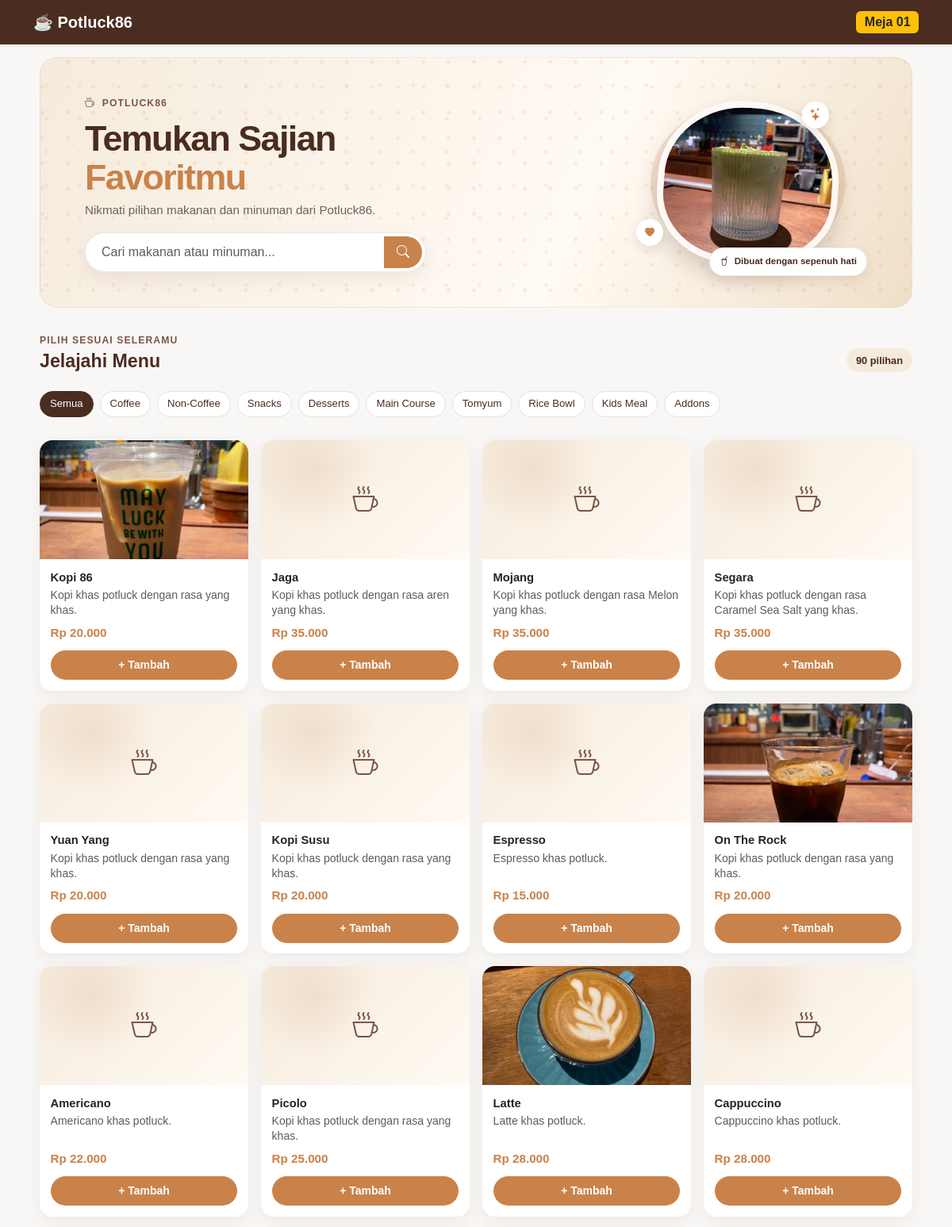
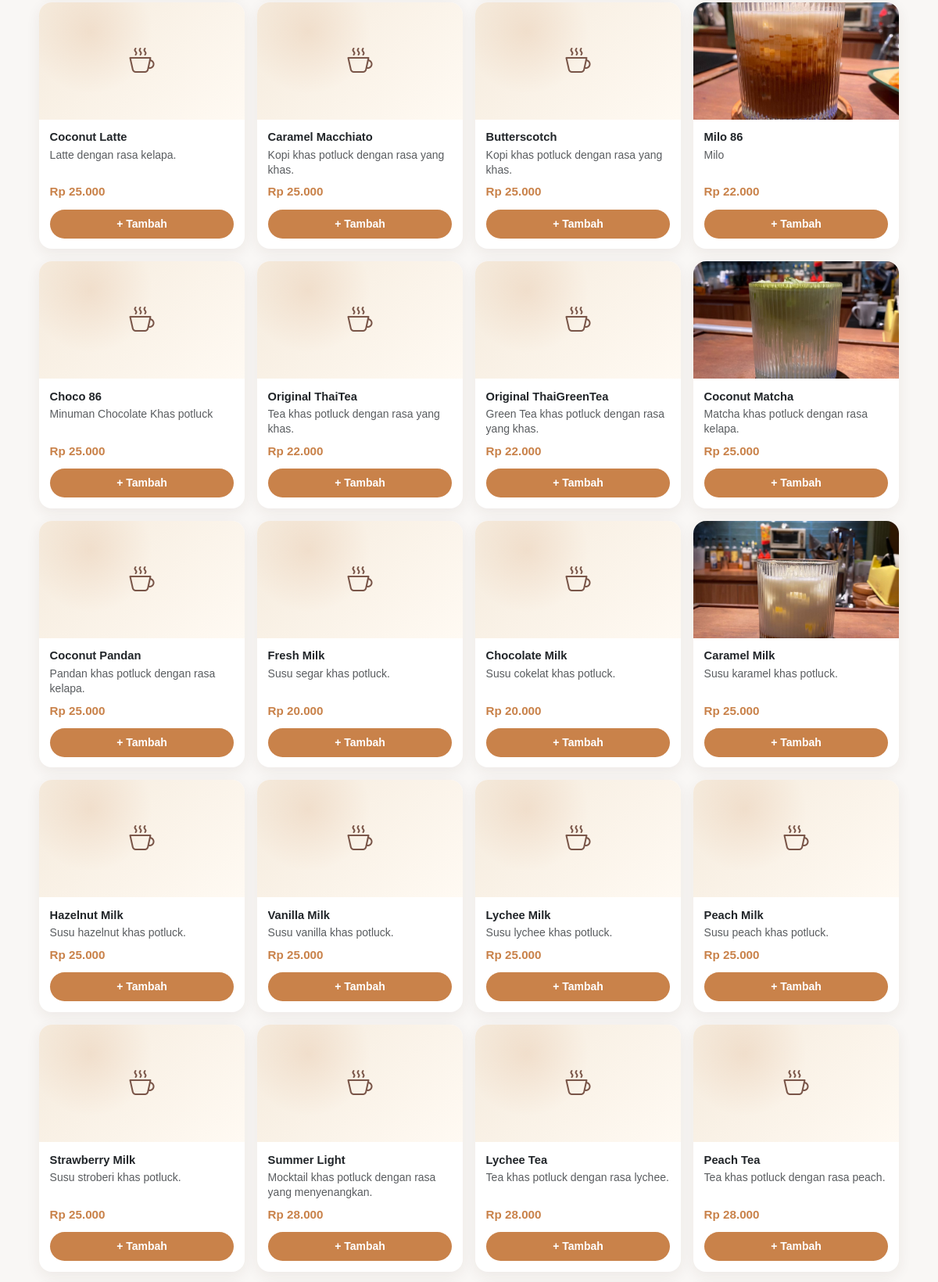
/pages/menu.php (upper part), run on the app's committed database (2 pictures, top to bottom).
### tables this page shows
CREATE TABLE `kategori` (
  `id` INT AUTO_INCREMENT PRIMARY KEY,
  `nama_kategori` VARCHAR(50) NOT NULL
);

CREATE TABLE `menu` (
  `id` INT AUTO_INCREMENT PRIMARY KEY,
  `kategori_id` INT NOT NULL,
  `nama_menu` VARCHAR(100) NOT NULL,
  `deskripsi` TEXT,
  `harga` DECIMAL(10,2) NOT NULL,
  `foto` VARCHAR(255) DEFAULT 'default.jpg',
  `stok` INT DEFAULT 50,
  `status` ENUM('tersedia', 'tidak tersedia') DEFAULT 'tersedia',
  `created_at` TIMESTAMP DEFAULT CURRENT_TIMESTAMP,
  FOREIGN KEY (`kategori_id`) REFERENCES `kategori`(`id`) ON DELETE CASCADE
);

### config/order_status.php (called while the page is built, shortened)
<?php
function get_order_status(PDO $pdo): string
{
    $status = $pdo->query("SELECT status FROM pengaturan_pesanan WHERE id = 1")->fetchColumn();
    return $status;
}
?>

### pages/menu.php (the view, shortened to what this page needs)
<?php
require_once '../config/database.php';
require_once '../config/order_status.php';
$no_meja = $_GET['meja'] ?? ($_SESSION['meja'] ?? '01');
$pesanan_buka = get_order_status($pdo) === 'buka';
$stmt_kat = $pdo->query("SELECT * FROM kategori");
$kategori = $stmt_kat->fetchAll();
$kat_id = $_GET['kategori'] ?? 'all';
$search = $_GET['search'] ?? '';
$sql = "SELECT m.*, k.nama_kategori FROM menu m JOIN kategori k ON m.kategori_id = k.id";
$params = [];
$stmt_menu = $pdo->prepare($sql);
$stmt_menu->execute($params);
$menus = $stmt_menu->fetchAll();
$menu_image_directory = __DIR__ . '/../assets/img';
$available_menu_images = [];
foreach (glob($menu_image_directory . '/*') ?: [] as $image_path) {
    if (is_file($image_path)) {
        $available_menu_images[strtolower(basename($image_path))] = basename($image_path);
    }
}
?>
<!DOCTYPE html>
<html lang="id">
<head>
    <link href="https://cdn.jsdelivr.net/npm/bootstrap@5.3.0/dist/css/bootstrap.min.css" rel="stylesheet">
    <link rel="stylesheet" href="https://cdn.jsdelivr.net/npm/bootstrap-icons@1.10.0/font/bootstrap-icons.css">
    <link rel="stylesheet" href="../assets/css/style.css">
</head>
<body class="pb-5 menu-page">
<nav class="navbar bg-primary-brown sticky-top shadow-sm">
    <div class="container d-flex justify-content-between align-items-center">
        <a class="navbar-brand text-white fw-bold" href="#">☕ Potluck86</a>
        <span class="badge bg-warning text-dark fs-6">Meja <?php echo htmlspecialchars($no_meja); ?></span>
    </div>
</nav>
<main class="container menu-content">
    <section class="menu-hero" aria-labelledby="menu-hero-title">
        <div class="menu-hero-copy">
            <span class="menu-hero-eyebrow"><i class="bi bi-cup-hot me-1" aria-hidden="true"></i> Potluck86</span>
            <h1 id="menu-hero-title">Temukan Sajian<br><span>Favoritmu</span></h1>
            <p>Nikmati pilihan makanan dan minuman dari Potluck86.</p>
            <form action="" method="GET" class="menu-search">
                <div class="input-group">
                    <input type="search" name="search" class="form-control" placeholder="Cari makanan atau minuman..." value="<?php echo htmlspecialchars($search); ?>" aria-label="Cari menu">
                    <button class="btn btn-potluck" type="submit" aria-label="Cari"><i class="bi bi-search"></i></button>
                </div>
            </form>
        </div>
        <div class="menu-hero-art" aria-hidden="true">
            <span class="menu-hero-spark menu-hero-spark-one"><i class="bi bi-stars"></i></span>
            <span class="menu-hero-spark menu-hero-spark-two"><i class="bi bi-heart-fill"></i></span>
            <img src="../assets/img/coconutmatcha.jpg" alt="">
            <span class="menu-hero-caption"><i class="bi bi-cup-straw me-1"></i> Dibuat dengan sepenuh hati</span>
        </div>
    </section>
    <section class="menu-listing" aria-labelledby="menu-listing-title">
        <div class="menu-section-heading">
            <div>
                <span class="menu-section-kicker">Pilih sesuai seleramu</span>
                <h2 id="menu-listing-title">Jelajahi Menu</h2>
            </div>
            <span class="menu-result-count" aria-live="polite"><?php echo count($menus); ?> pilihan</span>
        </div>
        <div class="menu-controls">
            <nav class="menu-categories" aria-label="Filter kategori menu">
                <a href="menu.php?meja=<?php echo urlencode($no_meja); ?>&kategori=all<?php echo $search !== '' ? '&search=' . urlencode($search) : ''; ?>" class="menu-category <?php echo $kat_id=='all'?'active':''; ?>">Semua</a>
                <?php foreach ($kategori as $k): ?>
                    <a href="menu.php?meja=<?php echo urlencode($no_meja); ?>&kategori=<?php echo urlencode($k['id']); ?><?php echo $search !== '' ? '&search=' . urlencode($search) : ''; ?>"
                       class="menu-category <?php echo $kat_id==$k['id']?'active':''; ?>">
                       <?php echo htmlspecialchars($k['nama_kategori']); ?>
                    </a>
                <?php endforeach; ?>
            </nav>
        </div>
    <div class="row g-2 g-md-3">
        <?php foreach ($menus as $m): ?>
            <div class="col-6 col-sm-4 col-lg-3 col-xxl-2 menu-item">
                <div class="card card-menu h-100">
                    <?php
                    $foto = trim((string) ($m['foto'] ?? ''));
                    if ($m['nama_menu'] === 'Telur Ayam Kampung') {
                        $foto = 'telur.jpg';
                    }
                    $foto = basename($foto);
                    $menu_slug = trim(preg_replace('/[^a-z0-9]+/i', '_', (string) $m['nama_menu']), '_');
                    $foto_candidates = [$foto];
                    foreach (array_unique([$menu_slug, str_replace('_', '-', $menu_slug), str_replace('_', '', $menu_slug)]) as $slug) {
                        foreach (['jpg', 'jpeg', 'png', 'webp'] as $extension) {
                            $foto_candidates[] = $slug . '.' . $extension;
                        }
                    }
                    $foto_terpilih = '';
                    foreach ($foto_candidates as $candidate) {
                        $candidate_key = strtolower(basename($candidate));
                        if ($candidate_key !== '' && $candidate_key !== 'default.jpg' && isset($available_menu_images[$candidate_key])) {
                            $foto_terpilih = $available_menu_images[$candidate_key];
                            break;
                        }
                    }
                    if ($foto_terpilih !== ''):
                    ?>
                        <img src="../assets/img/<?php echo rawurlencode($foto_terpilih); ?>"
                             class="card-img-top card-menu-image"
                             alt="<?php echo htmlspecialchars($m['nama_menu']); ?>"
                             loading="lazy">
                    <?php else: ?>
                        <div class="card-menu-image card-menu-image-placeholder" role="img" aria-label="Foto <?php echo htmlspecialchars($m['nama_menu']); ?> belum tersedia">
                            <i class="bi bi-cup-hot" aria-hidden="true"></i>
                        </div>
                    <?php endif; ?>
                    <div class="card-body d-flex flex-column justify-content-between p-2">
                        <div>
                            <h2 class="card-title fw-bold mb-1"><?php echo htmlspecialchars($m['nama_menu']); ?></h2>
                            <p class="card-text text-muted small mb-2"><?php echo htmlspecialchars($m['deskripsi']); ?></p>
                        </div>
                        <div>
                            <div class="fw-bold text-warm-accent mb-2">Rp <?php echo number_format($m['harga'], 0, ',', '.'); ?></div>
                            <?php $menu_available = $m['status'] === 'tersedia' && (int) $m['stok'] > 0; ?>
                            <button type="button" data-menu-available="<?php echo $menu_available ? 'true' : 'false'; ?>" onclick="addToCart(<?php echo $m['id']; ?>, '<?php echo addslashes($m['nama_menu']); ?>', <?php echo $m['harga']; ?>)" class="btn btn-potluck btn-sm w-100 menu-add-button" <?php echo $pesanan_buka && $menu_available ? '' : 'disabled'; ?>><?php echo $menu_available ? '+ Tambah' : 'Stok habis'; ?></button>
                        </div>
                    </div>
                </div>
            </div>
        <?php endforeach; ?>
    </div>
    </section>
</main>
</body>
</html>

### data on the page
kategori: nama_kategori "Coffee"
kategori: nama_kategori "Non-Coffee"
kategori: nama_kategori "Snacks"
kategori: nama_kategori "Desserts"
kategori: nama_kategori "Main Course"
kategori: nama_kategori "Tomyum"
kategori: nama_kategori "Rice Bowl"
kategori: nama_kategori "Kids Meal"
kategori: nama_kategori "Addons"
menu: shows a picture, nama_menu "Kopi 86", deskripsi "Kopi khas potluck dengan rasa yang khas.", harga "20.000", status "+ Tambah"
menu: nama_menu "Jaga", deskripsi "Kopi khas potluck dengan rasa aren yang khas.", harga "35.000", status "+ Tambah"
menu: nama_menu "Mojang", deskripsi "Kopi khas potluck dengan rasa Melon yang khas.", harga "35.000", status "+ Tambah"
menu: nama_menu "Segara", deskripsi "Kopi khas potluck dengan rasa Caramel Sea Salt yang khas.", harga "35.000", status "+ Tambah"
menu: nama_menu "Yuan Yang", deskripsi "Kopi khas potluck dengan rasa yang khas.", harga "20.000", status "+ Tambah"
menu: nama_menu "Kopi Susu", deskripsi "Kopi khas potluck dengan rasa yang khas.", harga "20.000", status "+ Tambah"
menu: nama_menu "Espresso", deskripsi "Espresso khas potluck.", harga "15.000", status "+ Tambah"
menu: shows a picture, nama_menu "On The Rock", deskripsi "Kopi khas potluck dengan rasa yang khas.", harga "20.000", status "+ Tambah"
menu: nama_menu "Americano", deskripsi "Americano khas potluck.", harga "22.000", status "+ Tambah"
menu: nama_menu "Picolo", deskripsi "Kopi khas potluck dengan rasa yang khas.", harga "25.000", status "+ Tambah"
menu: shows a picture, nama_menu "Latte", deskripsi "Latte khas potluck.", harga "28.000", status "+ Tambah"
menu: nama_menu "Cappuccino", deskripsi "Cappuccino khas potluck.", harga "28.000", status "+ Tambah"
menu: nama_menu "Coconut Latte", deskripsi "Latte dengan rasa kelapa.", harga "25.000", status "+ Tambah"
menu: nama_menu "Caramel Macchiato", deskripsi "Kopi khas potluck dengan rasa yang khas.", harga "25.000", status "+ Tambah"
menu: nama_menu "Butterscotch", deskripsi "Kopi khas potluck dengan rasa yang khas.", harga "25.000", status "+ Tambah"
menu: shows a picture, nama_menu "Milo 86", deskripsi "Milo", harga "22.000", status "+ Tambah"
menu: nama_menu "Choco 86", deskripsi "Minuman Chocolate Khas potluck", harga "25.000", status "+ Tambah"
menu: nama_menu "Original ThaiTea", deskripsi "Tea khas potluck dengan rasa yang khas.", harga "22.000", status "+ Tambah"
menu: nama_menu "Original ThaiGreenTea", deskripsi "Green Tea khas potluck dengan rasa yang khas.", harga "22.000", status "+ Tambah"
menu: shows a picture, nama_menu "Coconut Matcha", deskripsi "Matcha khas potluck dengan rasa kelapa.", harga "25.000", status "+ Tambah"
menu: nama_menu "Coconut Pandan", deskripsi "Pandan khas potluck dengan rasa kelapa.", harga "25.000", status "+ Tambah"
menu: nama_menu "Fresh Milk", deskripsi "Susu segar khas potluck.", harga "20.000", status "+ Tambah"
menu: nama_menu "Chocolate Milk", deskripsi "Susu cokelat khas potluck.", harga "20.000", status "+ Tambah"
menu: shows a picture, nama_menu "Caramel Milk", deskripsi "Susu karamel khas potluck.", harga "25.000", status "+ Tambah"
menu: nama_menu "Hazelnut Milk", deskripsi "Susu hazelnut khas potluck.", harga "25.000", status "+ Tambah"
menu: nama_menu "Vanilla Milk", deskripsi "Susu vanilla khas potluck.", harga "25.000", status "+ Tambah"
menu: nama_menu "Lychee Milk", deskripsi "Susu lychee khas potluck.", harga "25.000", status "+ Tambah"
menu: nama_menu "Peach Milk", deskripsi "Susu peach khas potluck.", harga "25.000", status "+ Tambah"
menu: nama_menu "Strawberry Milk", deskripsi "Susu stroberi khas potluck.", harga "25.000", status "+ Tambah"
menu: nama_menu "Summer Light", deskripsi "Mocktail khas potluck dengan rasa yang menyenangkan.", harga "28.000", status "+ Tambah"
menu: nama_menu "Lychee Tea", deskripsi "Tea khas potluck dengan rasa lychee.", harga "28.000", status "+ Tambah"
menu: nama_menu "Peach Tea", deskripsi "Tea khas potluck dengan rasa peach.", harga "28.000", status "+ Tambah"

### other printed values
$no_meja "01"
